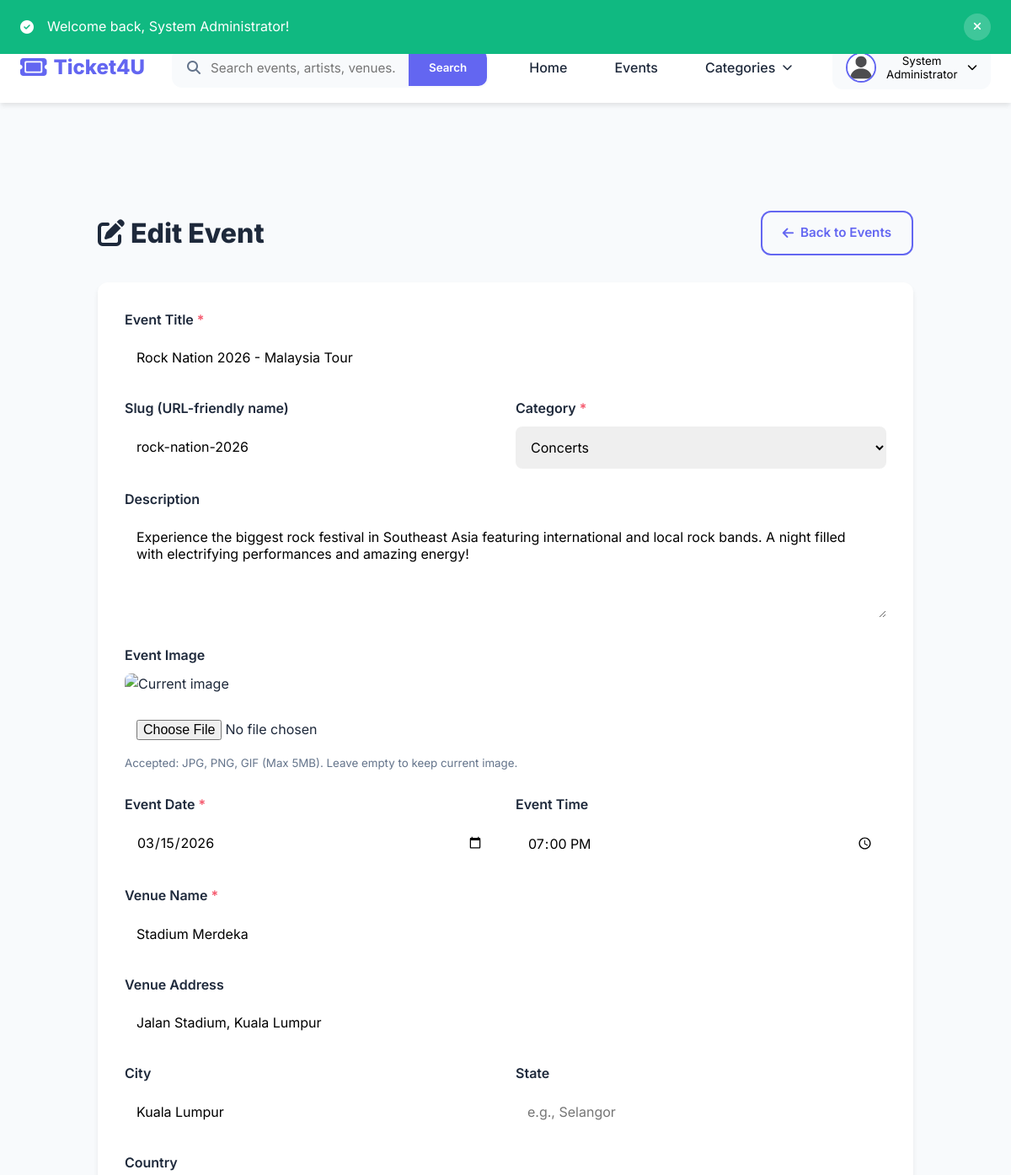
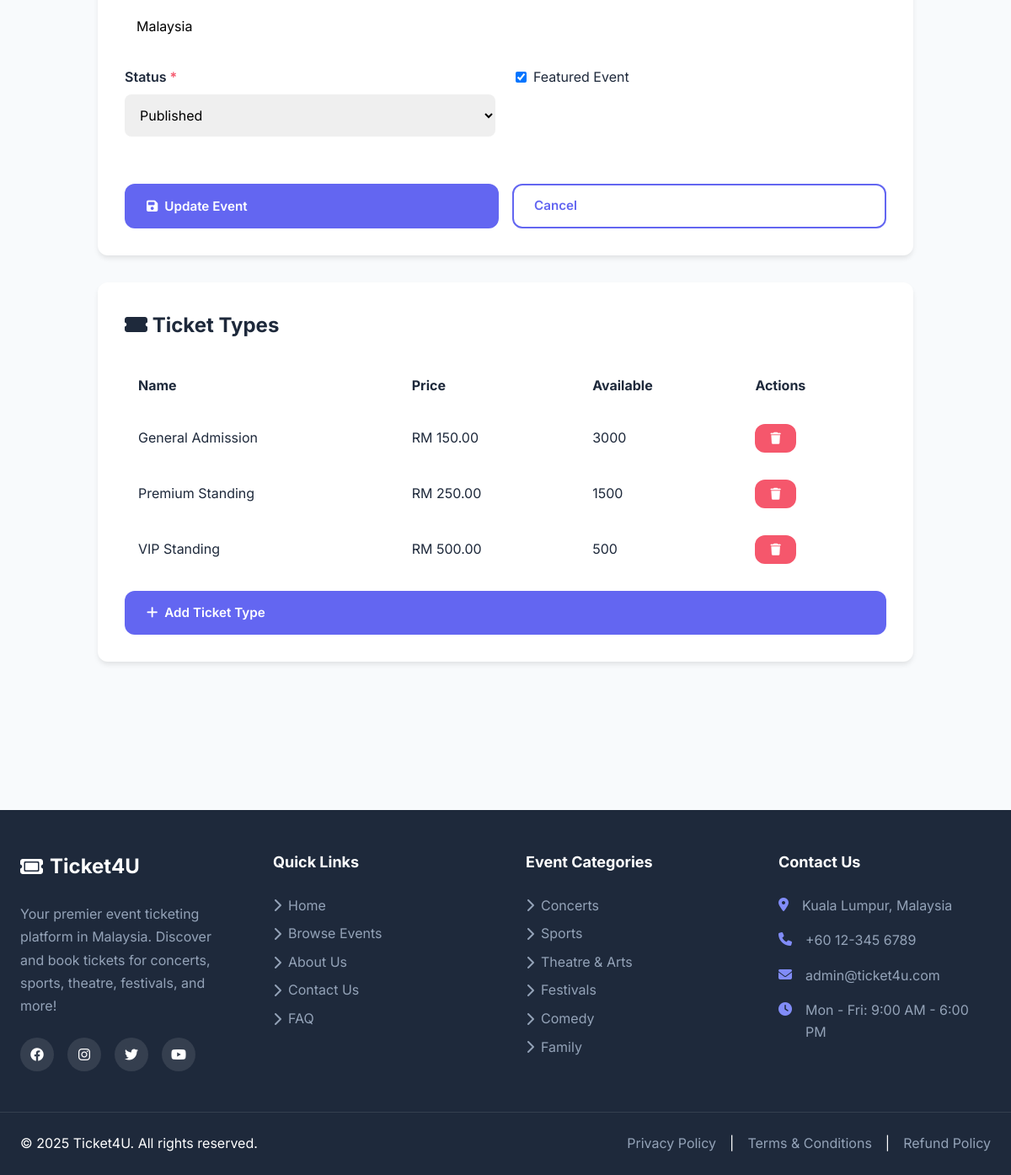
Page /admin/event-edit.php?id=1 (signed in) on the committed database (2 pictures, top to bottom).
### tables this page shows
CREATE TABLE users (
    id INT PRIMARY KEY AUTO_INCREMENT,
    email VARCHAR(255) UNIQUE NOT NULL,
    password VARCHAR(255) NOT NULL,
    name VARCHAR(255) NOT NULL,
    phone VARCHAR(20),
    role ENUM('user', 'admin') DEFAULT 'user',
    status ENUM('active', 'inactive', 'banned') DEFAULT 'active',
    profile_image VARCHAR(255) DEFAULT 'default-avatar.png',
    created_at TIMESTAMP DEFAULT CURRENT_TIMESTAMP,
    updated_at TIMESTAMP DEFAULT CURRENT_TIMESTAMP ON UPDATE CURRENT_TIMESTAMP,
    INDEX idx_email (email),
    INDEX idx_role (role)
);

CREATE TABLE events (
    id INT PRIMARY KEY AUTO_INCREMENT,
    category_id INT NOT NULL,
    title VARCHAR(255) NOT NULL,
    slug VARCHAR(255) UNIQUE NOT NULL,
    description TEXT,
    featured_image VARCHAR(255),
    gallery JSON,
    venue_name VARCHAR(255) NOT NULL,
    venue_address TEXT,
    venue_city VARCHAR(100),
    venue_state VARCHAR(100),
    venue_country VARCHAR(100) DEFAULT 'Malaysia',
    event_date DATE NOT NULL,
    event_time TIME NOT NULL,
    end_date DATE,
    end_time TIME,
    organizer_name VARCHAR(255),
    organizer_email VARCHAR(255),
    organizer_phone VARCHAR(20),
    status ENUM('draft', 'published', 'cancelled', 'completed') DEFAULT 'published',
    featured BOOLEAN DEFAULT FALSE,
    total_seats INT DEFAULT 0,
    available_seats INT DEFAULT 0,
    min_price DECIMAL(10,2),
    max_price DECIMAL(10,2),
    views INT DEFAULT 0,
    created_at TIMESTAMP DEFAULT CURRENT_TIMESTAMP,
    updated_at TIMESTAMP DEFAULT CURRENT_TIMESTAMP ON UPDATE CURRENT_TIMESTAMP,
    FOREIGN KEY (category_id) REFERENCES categories(id) ON DELETE RESTRICT,
    INDEX idx_slug (slug),
    INDEX idx_category (category_id),
    INDEX idx_date (event_date),
    INDEX idx_featured (featured),
    INDEX idx_status (status),
    FULLTEXT idx_search (title, description, venue_name)
);

CREATE TABLE categories (
    id INT PRIMARY KEY AUTO_INCREMENT,
    name VARCHAR(100) NOT NULL,
    slug VARCHAR(100) UNIQUE NOT NULL,
    icon VARCHAR(50),
    description TEXT,
    display_order INT DEFAULT 0,
    status ENUM('active', 'inactive') DEFAULT 'active',
    INDEX idx_slug (slug)
);

CREATE TABLE ticket_types (
    id INT PRIMARY KEY AUTO_INCREMENT,
    event_id INT NOT NULL,
    name VARCHAR(100) NOT NULL,
    description TEXT,
    price DECIMAL(10,2) NOT NULL,
    quantity INT NOT NULL,
    available INT NOT NULL,
    max_per_order INT DEFAULT 10,
    sales_start DATETIME,
    sales_end DATETIME,
    display_order INT DEFAULT 0,
    status ENUM('active', 'inactive', 'sold_out') DEFAULT 'active',
    FOREIGN KEY (event_id) REFERENCES events(id) ON DELETE CASCADE,
    INDEX idx_event (event_id)
);

### admin/event-edit.php (the view, shortened to what the rows shown need)
<?php
require_once __DIR__ . '/../config/config.php';
$event_id = (int)($_GET['id'] ?? 0);
$event_query = "SELECT * FROM events WHERE id = ?";
$stmt = $conn->prepare($event_query);
$stmt->bind_param('i', $event_id);
$stmt->execute();
$event = $stmt->get_result()->fetch_assoc();
$categories = $conn->query("SELECT * FROM categories WHERE status = 'active' ORDER BY name ASC");
require_once __DIR__ . '/../includes/header.php';
?>
<main class="main-content">
    <div class="admin-container">
        <div style="display: flex; justify-content: space-between; align-items: center; margin-bottom: 2rem;">
            <h1 style="font-size: 2rem; font-weight: 800;"><i class="fas fa-edit"></i> Edit Event</h1>
        </div>
        <div class="form-card">
            <form method="POST" enctype="multipart/form-data">
                <div class="form-group">
                    <label class="form-label required">Event Title</label>
                    <input type="text" name="title" class="form-input" required
                           placeholder="e.g., Taylor Swift - The Eras Tour"
                           value="<?php echo htmlspecialchars($event['title']); ?>">
                </div>
                <div class="form-row">
                    <div class="form-group">
                        <label class="form-label">Slug (URL-friendly name)</label>
                        <input type="text" name="slug" class="form-input"
                               value="<?php echo htmlspecialchars($event['slug']); ?>">
                    </div>
                    <div class="form-group">
                        <label class="form-label required">Category</label>
                        <select name="category_id" class="form-select" required>
                            <?php while ($cat = $categories->fetch_assoc()): ?>
                                <option value="<?php echo $cat['id']; ?>"
                                        <?php echo $event['category_id'] == $cat['id'] ? 'selected' : ''; ?>>
                                    <?php echo htmlspecialchars($cat['name']); ?>
                                </option>
                            <?php endwhile; ?>
                        </select>
                    </div>
                </div>
                <div class="form-group">
                    <label class="form-label">Description</label>
                    <textarea name="description" class="form-textarea"
                              placeholder="Event description..."><?php echo htmlspecialchars($event['description'] ?? ''); ?></textarea>
                </div>
                <div class="form-row">
                    <div class="form-group">
                        <label class="form-label required">Event Date</label>
                        <input type="date" name="event_date" class="form-input" required
                               value="<?php echo htmlspecialchars($event['event_date']); ?>">
                    </div>
                    <div class="form-group">
                        <label class="form-label">Event Time</label>
                        <input type="time" name="event_time" class="form-input"
                               value="<?php echo htmlspecialchars($event['event_time'] ?? ''); ?>">
                    </div>
                </div>
                <div class="form-group">
                    <label class="form-label required">Venue Name</label>
                    <input type="text" name="venue_name" class="form-input" required
                           placeholder="e.g., Axiata Arena"
                           value="<?php echo htmlspecialchars($event['venue_name']); ?>">
                </div>
                <div class="form-group">
                    <label class="form-label">Venue Address</label>
                    <input type="text" name="venue_address" class="form-input"
                           placeholder="Street address"
                           value="<?php echo htmlspecialchars($event['venue_address'] ?? ''); ?>">
                </div>
                <div class="form-row">
                    <div class="form-group">
                        <label class="form-label">City</label>
                        <input type="text" name="venue_city" class="form-input"
                               placeholder="e.g., Kuala Lumpur"
                               value="<?php echo htmlspecialchars($event['venue_city'] ?? ''); ?>">
                    </div>
                </div>
                <div class="form-group">
                    <label class="form-label">Country</label>
                    <input type="text" name="venue_country" class="form-input"
                           placeholder="Malaysia"
                           value="<?php echo htmlspecialchars($event['venue_country'] ?? 'Malaysia'); ?>">
                </div>
                <div class="form-row">
                    <div class="form-group">
                        <label class="form-label required">Status</label>
                        <select name="status" class="form-select" required>
                            <option value="published" <?php echo $event['status'] == 'published' ? 'selected' : ''; ?>>Published</option>
                        </select>
                    </div>
                    <div class="form-group">
                        <label class="form-checkbox">
                            <input type="checkbox" name="featured" value="1"
                                   <?php echo $event['featured'] ? 'checked' : ''; ?>>
                            <span>Featured Event</span>
                        </label>
                    </div>
                </div>
            </form>
        </div>
        <div class="form-card" style="margin-top: 2rem;">
            <h2 style="font-size: 1.5rem; font-weight: 700; margin-bottom: 1.5rem;">
                <i class="fas fa-ticket-alt"></i> Ticket Types
            </h2>
            <?php
            $tickets_query = "SELECT * FROM ticket_types WHERE event_id = ? ORDER BY price ASC";
            $stmt = $conn->prepare($tickets_query);
            $stmt->bind_param('i', $event_id);
            $stmt->execute();
            $tickets = $stmt->get_result();
            ?>
            <?php if ($tickets->num_rows > 0): ?>
                <table style="width: 100%; border-collapse: collapse;">
                    <thead>
                        <tr style="background: var(--light);">
                            <th style="padding: 1rem; text-align: left;">Name</th>
                            <th style="padding: 1rem; text-align: left;">Price</th>
                            <th style="padding: 1rem; text-align: left;">Available</th>
                            <th style="padding: 1rem; text-align: left;">Actions</th>
                        </tr>
                    </thead>
                    <tbody>
                        <?php while ($ticket = $tickets->fetch_assoc()): ?>
                            <tr style="border-bottom: 1px solid var(--light);">
                                <td style="padding: 1rem;"><?php echo htmlspecialchars($ticket['name']); ?></td>
                                <td style="padding: 1rem;"><?php echo formatPrice($ticket['price']); ?></td>
                                <td style="padding: 1rem;"><?php echo $ticket['available']; ?></td>
                                <td style="padding: 1rem;">
                                    <a href="<?php echo SITE_URL; ?>/admin/ticket-delete.php?id=<?php echo $ticket['id']; ?>&event_id=<?php echo $event_id; ?>"
                                       class="btn btn-sm" style="background: #f5576c; color: white;"
                                       onclick="return confirm('Delete this ticket type?')">
                                        <i class="fas fa-trash"></i>
                                    </a>
                                </td>
                            </tr>
                        <?php endwhile; ?>
                    </tbody>
                </table>
            <?php else: ?>
                <p style="color: var(--gray); text-align: center; padding: 2rem;">No ticket types added yet</p>
            <?php endif; ?>
        </div>
    </div>
</main>
<?php require_once __DIR__ . '/../includes/footer.php'; ?>

### includes/header.php (shortened to what the rows shown need)
<?php
$current_user = getCurrentUser();
?>
<!DOCTYPE html>
<html lang="en">
<head>
    <link rel="stylesheet" href="https://cdnjs.cloudflare.com/ajax/libs/font-awesome/6.4.0/css/all.min.css">
    <link rel="stylesheet" href="<?php echo SITE_URL; ?>/assets/css/style.css">
</head>
<body>
    <header class="main-header">
        <nav class="navbar">
            <div class="container">
                <div class="navbar-content">
                    <div class="user-menu">
                        <?php if ($current_user): ?>
                            <div class="dropdown">
                                <button class="user-btn dropdown-toggle">
                                    <?php if (!empty($current_user['profile_image'])): ?>
                                        <img src="<?php echo SITE_URL; ?>/uploads/profiles/<?php echo htmlspecialchars($current_user['profile_image']); ?>" alt="Profile" class="user-avatar">
                                    <?php else: ?>
                                        <div class="user-avatar" style="background: linear-gradient(135deg, #667eea 0%, #764ba2 100%); color: white; display: flex; align-items: center; justify-content: center; font-weight: 600;">
                                            <?php echo strtoupper(substr($current_user['name'] ?? 'U', 0, 1)); ?>
                                        </div>
                                    <?php endif; ?>
                                    <span><?php echo htmlspecialchars($current_user['name'] ?? 'User'); ?></span>
                                    <i class="fas fa-chevron-down"></i>
                                </button>
                            </div>
                        <?php else: ?>
                            <a href="<?php echo SITE_URL; ?>/auth/login.php" class="btn btn-outline">Login</a>
                            <a href="<?php echo SITE_URL; ?>/auth/register.php" class="btn btn-primary">Sign Up</a>
                        <?php endif; ?>
                    </div>
                </div>
            </div>
        </nav>
    </header>
    <main class="main-content">

### includes/footer.php (shortened to what the rows shown need)
    </main>
    <footer class="main-footer">
        <div class="footer-content">
            <div class="container">
                <div class="footer-grid">
                    <div class="footer-column">
                        <ul class="footer-links">
                            <?php
                            $footer_categories = $conn->query("SELECT name, slug FROM categories WHERE status = 'active' ORDER BY display_order ASC LIMIT 6");
                            while ($cat = $footer_categories->fetch_assoc()):
                            ?>
                                <li>
                                    <a href="<?php echo SITE_URL; ?>/events.php?category=<?php echo $cat['slug']; ?>">
                                        <i class="fas fa-chevron-right"></i>
                                        <?php echo htmlspecialchars($cat['name']); ?>
                                    </a>
                                </li>
                            <?php endwhile; ?>
                        </ul>
                    </div>
                </div>
            </div>
        </div>
    </footer>
</body>
</html>

### rows in the picture
users: profile_image (placeholder picture), name "System Administrator"
events: title "Rock Nation 2026 - Malaysia Tour", slug "rock-nation-2026", category_id "Concerts", description "Experience the biggest rock festival in Southeast Asia featuring international and local rock bands. A night filled with electrifying performances and amazing energy!", event_date "03/15/2026", event_time "19:00:00", venue_name "Stadium Merdeka", venue_address "Jalan Stadium, Kuala Lumpur", venue_city "Kuala Lumpur", venue_country "Malaysia", status "Published", featured "☑"
ticket_types: name "General Admission", price "RM 150.00", available "3000"
ticket_types: name "Premium Standing", price "RM 250.00", available "1500"
ticket_types: name "VIP Standing", price "RM 500.00", available "500"
categories: name "Concerts"
categories: name "Sports"
categories: name "Theatre & Arts"
categories: name "Festivals"
categories: name "Comedy"
categories: name "Family"

### other values in the picture
$flash['message'] "Welcome back, System Administrator!"
SITE_NAME "Ticket4U"
ADMIN_EMAIL "admin@ticket4u.com"
